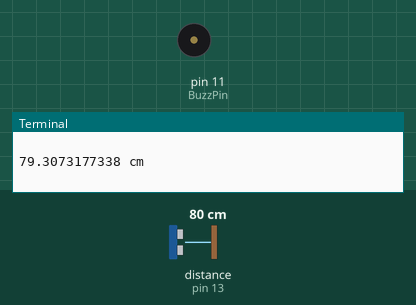
The program below on a simulated Raspberry Pi (header pin numbers). Parts: buzzer (waves = sounding), the last lines printed to the terminal. The test bench sets the inputs (shaded band); at power-on: distance to the obstacle (sensor on pin 13) 80 cm. The echo pulse lasts 58.3 µs per cm; the clock reads 2024-03-15 10:24:30 at power-on unless the program sets it.

Above: at 1.2 s.
1.3 s: distance to the obstacle (sensor on pin 13) set to 48 cm
2.8 s: distance to the obstacle (sensor on pin 13) set to 41 cm
At 4.2 s:
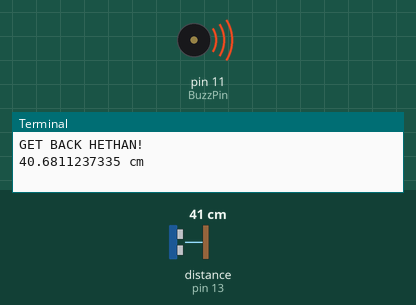
4.5 s: distance to the obstacle (sensor on pin 13) set to 60 cm
At 5.0 s:
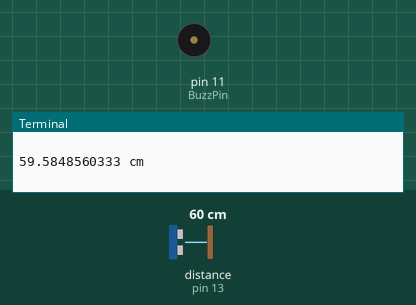
6.0 s: distance to the obstacle (sensor on pin 13) set to 2 cm
At 6.8 s:
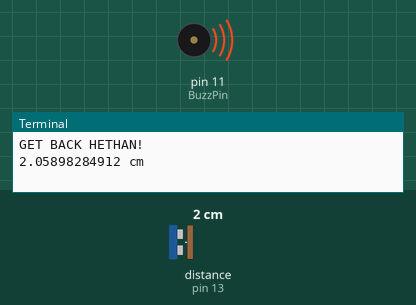
Timing chart, 0 to 8.5 s (numbered marks = the images above; inputs shaded):
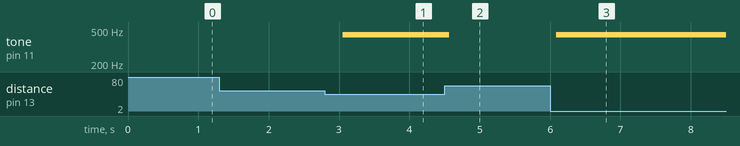

The program:

DontTouchMe.py
```python
#!/usr/bin/env python
import RPi.GPIO as GPIO
import time
TRIG = 12
ECHO = 13
BuzzPin = 11
GPIO.setmode(GPIO.BOARD)
GPIO.setup(TRIG, GPIO.OUT)
GPIO.setup(ECHO, GPIO.IN)
	# 440 is initial frequency.


def setup():
    	GPIO.setmode(GPIO.BOARD)
    	GPIO.setup(TRIG, GPIO.OUT)
    	GPIO.setup(ECHO, GPIO.IN)
	GPIO.setup(BuzzPin, GPIO.OUT)	# Set pins' mode is output
	global Buzz						# Assign a global variable to replace GPIO.PWM
	Buzz = GPIO.PWM(BuzzPin, 440)	# 440 is initial frequency.
	Buzz.start(50)
def distance():
	GPIO.output(TRIG, 0)
	time.sleep(0.000002)
	GPIO.output(TRIG, 1)
	time.sleep(0.00001)
	GPIO.output(TRIG, 0)
	time1 = 0
	time2 = 0
	while GPIO.input(ECHO) == 0:
		a = 0
		time1 = time.time()
	while GPIO.input(ECHO) == 1:
		a = 1
		time2 = time.time()
	during = time2 - time1
	during = during * 340 / 2 * 100
	if during < 45:
		print 'GET BACK HETHAN!'
		Buzz.start(50)
	else:
		GPIO.output(BuzzPin, GPIO.HIGH)  # led off
		Buzz.stop()
	return during

def loop():
	while True:
		dis = distance()
	    	print dis, 'cm'
	    	print ''
        	time.sleep(0.3)

def destroy():
	Buzz.stop()					# Stop the buzzer
	GPIO.output(Buzzer, 1)		# Set Buzzer pin to High
	GPIO.cleanup()

if __name__ == "__main__":
    setup()
    try:
        loop()
    except KeyboardInterrupt:
        destroy()
```

Measured:
- the behaviour switches between 46 and 45 cm on distance to the obstacle (sensor on pin 13) (found by bisection; images 0 and 1)
- after the input at 2.8 s, tone on pin 11 (BuzzPin): silent → 440 Hz after 0.25 s
- after the input at 4.5 s, tone on pin 11 (BuzzPin): 440 Hz → silent after 0.07 s
- after the input at 6.0 s, tone on pin 11 (BuzzPin): silent → 440 Hz after 0.09 s
